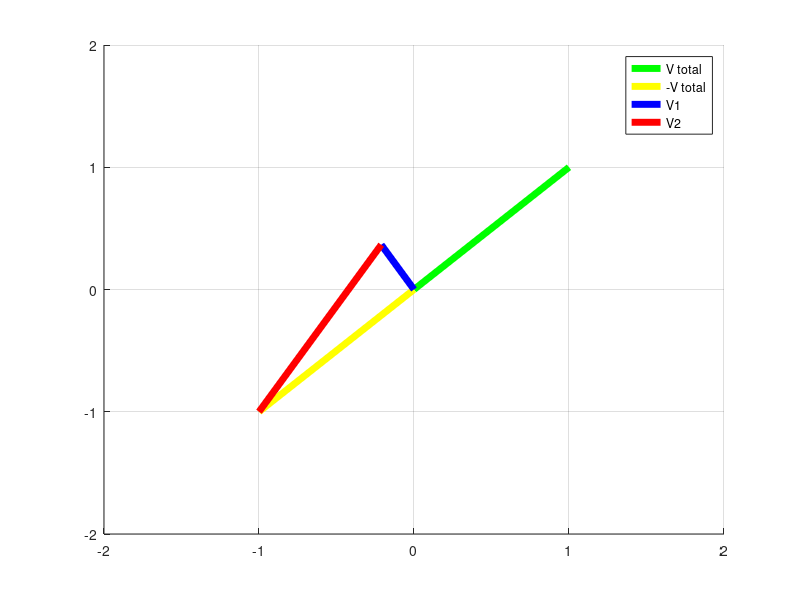

This figure's MATLAB source:
clear all; close all; clc;

Vx=1;
Vy=1;
Vz=0;

Vt=Vx+Vy

cos1=cos(-60/(180/pi));
cos2=cos(60/(180/pi));
sin1=sin(-60/(180/pi));
sin2=sin(60/(180/pi));

% speed1 = -((Vx)+(Vy/(2*sin1)))+Vz
% speed2 = -((Vx)+(Vy/(2*sin2)))+Vz
% speed3 = -Vx+Vz

speed1 = -((Vx)+(Vy/-(sqrt(3))))+Vz
speed2 = -((Vx)+(Vy/(sqrt(3))))+Vz
speed3 = -Vx+Vz

X12 = (speed1*cos1)+(speed2*cos2)
Y12 = (speed1*sin1)+(speed2*sin2)

figure
hold on
grid on
plot([0 Vx],[0 Vy],'g','LineWidth',5)
plot([0 -Vx],[0 -Vy],'y','LineWidth',5)
plot([0 speed1*cos1],[0 speed1*sin1],'b','LineWidth',5)
plot([speed1*cos1 speed1*cos1+speed2*cos2],[speed1*sin1 speed1*sin1+speed2*sin2],'r','LineWidth',5)
legend('V total','-V total','V1','V2')

xlim([-2 2]);
ylim([-2 2]);

set(gcf,'Position',[0 500 500 500])
